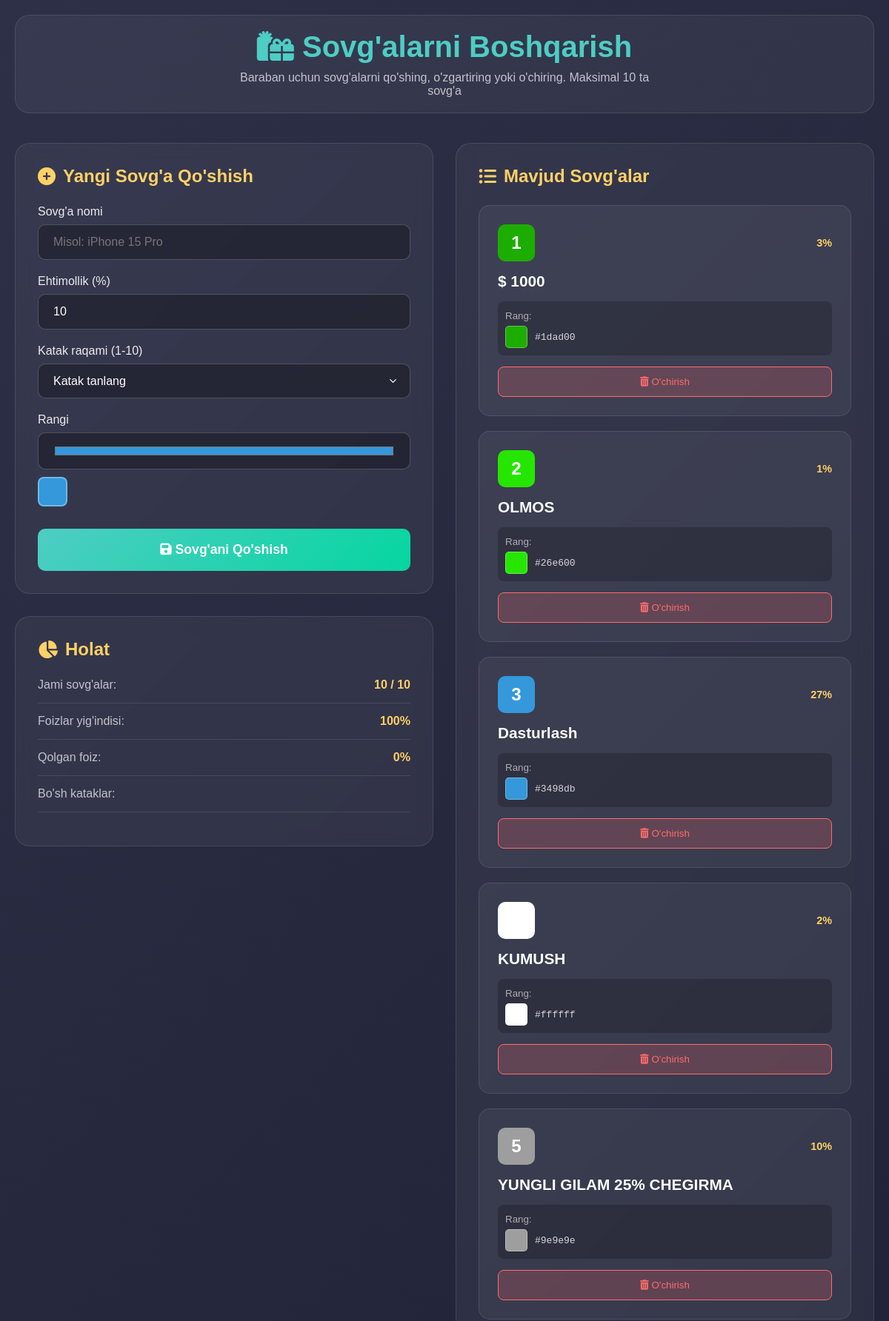
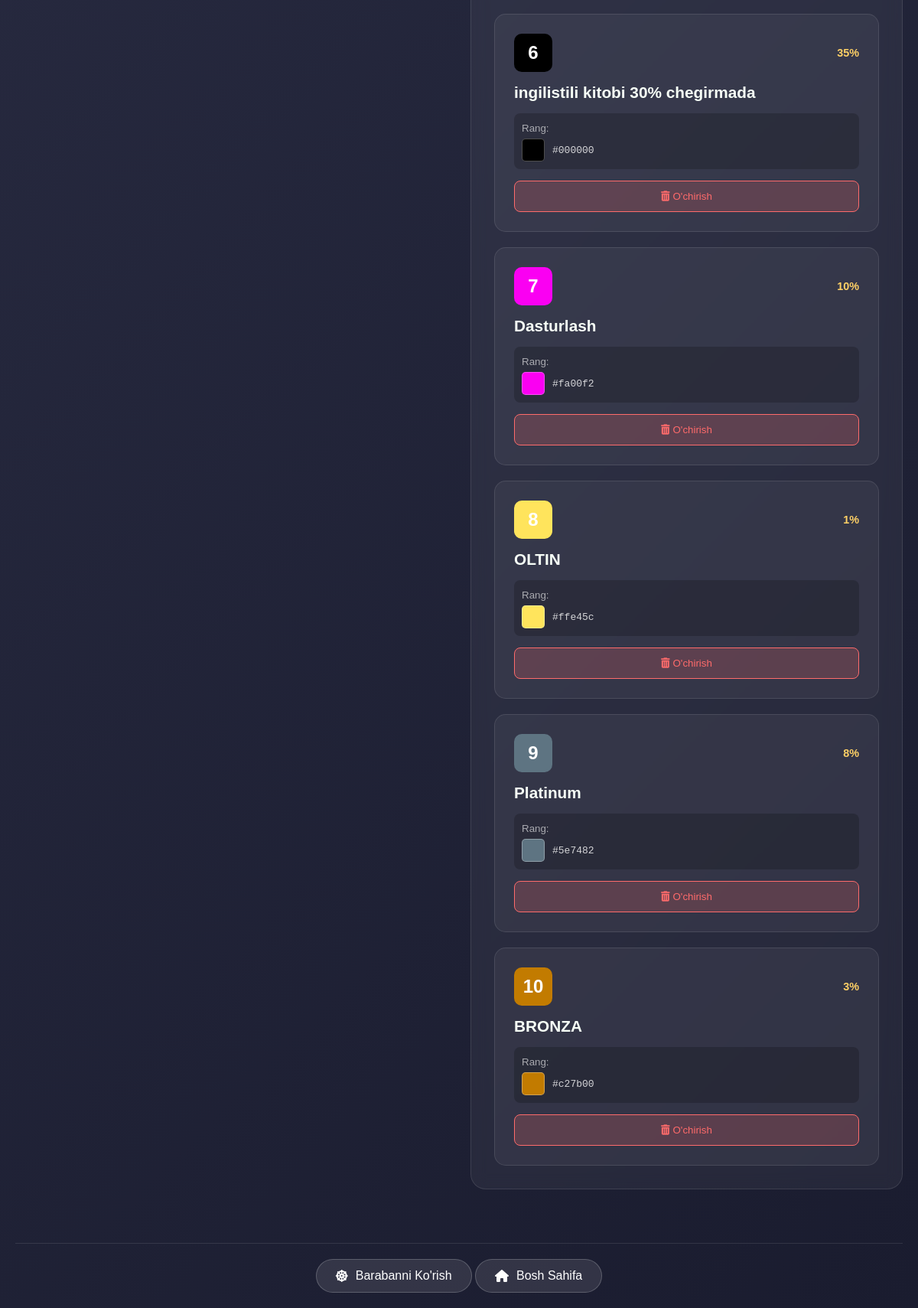
/sovga-boshqarish/ (signed in), run on the app's committed database (2 pictures, top to bottom).
### app/models.py (models this page shows, shortened)
class Sovga(models.Model):
    nomi = models.CharField(max_length=255, verbose_name="Sovg'a nomi")
    tasvir = models.TextField(blank=True, verbose_name="Sovg'a tasviri")
    foiz = models.IntegerField(
        default=10,
        validators=[MinValueValidator(1), MaxValueValidator(100)],
        verbose_name="Yutuq foizi (%)"
    )
    katak_raqami = models.IntegerField(
        default=1,
        validators=[MinValueValidator(1), MaxValueValidator(10)],
        verbose_name="Katak raqami"
    )
    rangi = models.CharField(max_length=7, default="#3498db", verbose_name="Katak rangi")
    is_active = models.BooleanField(default=True, verbose_name="Faol")
    yaratilgan_vaqt = models.DateTimeField(auto_now_add=True)
    class Meta:
        verbose_name = "Sovg'a"
        verbose_name_plural = "Sovg'alar"
        ordering = ['katak_raqami']

### app/views.py (the view, shortened to what this page needs)
# urls.py: path('sovga-boshqarish/', sovga_management, name='sovga_management'),
@staff_member_required
def sovga_management(request):
    try:
        sovgalar = Sovga.objects.filter(is_active=True).order_by('katak_raqami')
        total_foiz = sum(s.foiz for s in sovgalar)
        occupied_kids = [s.katak_raqami for s in sovgalar]
        available_kids = [i for i in range(1, 11) if i not in occupied_kids]
        context = {
            'sovgalar': sovgalar,
            'total_percentage': total_foiz,
            'remaining_percentage': 100 - total_foiz,
            'available_kids': available_kids,
            'occupied_kids': occupied_kids
        }
        return render(request, 'app/sovga.html', context)
    except Exception as e:
        messages.error(request, f"Xatolik: {str(e)}")
        return redirect('index')

### app/templates/app/sovga.html (shortened to what this page needs)
{% load static %}
<!DOCTYPE html>
<html lang="uz">
<head>
    <link rel="stylesheet" href="https://cdnjs.cloudflare.com/ajax/libs/font-awesome/6.4.0/css/all.min.css">
</head>
<body>
    <div class="container">
        <div class="header">
            <h1><i class="fas fa-gifts"></i> Sovg'alarni Boshqarish</h1>
            <p>Baraban uchun sovg'alarni qo'shing, o'zgartiring yoki o'chiring. Maksimal 10 ta sovg'a</p>
        </div>
        <div class="content-wrapper">
            <div class="form-section">
                <div class="form-card">
                    <h2 class="form-title"><i class="fas fa-plus-circle"></i> Yangi Sovg'a Qo'shish</h2>
                    <form method="POST" action="{% url 'sovga_management' %}">
                        <div class="form-group">
                            <label class="form-label" for="nomi">Sovg'a nomi</label>
                            <input type="text" id="nomi" name="nomi" class="form-control" placeholder="Misol: iPhone 15 Pro" required>
                        </div>
                        <div class="form-group">
                            <label class="form-label" for="foiz">Ehtimollik (%)</label>
                            <input type="number" id="foiz" name="foiz" class="form-control" min="1" max="100" value="10" required>
                        </div>
                        <div class="form-group">
                            <label class="form-label" for="katak_raqami">Katak raqami (1-10)</label>
                            <select id="katak_raqami" name="katak_raqami" class="form-control form-select" required>
                                <option value="">Katak tanlang</option>
                            </select>
                        </div>
                        <div class="form-group">
                            <label class="form-label" for="rangi">Rangi</label>
                            <input type="color" id="rangi" name="rangi" class="form-control" value="#3498db" style="height: 50px;">
                            <div class="color-preview" id="colorPreview" style="background: #3498db;"></div>
                        </div>
                        <button type="submit" name="add_sovga" class="submit-btn">
                            <i class="fas fa-save"></i> Sovg'ani Qo'shish
                        </button>
                    </form>
                </div>
                <div class="status-card">
                    <h2 class="form-title"><i class="fas fa-chart-pie"></i> Holat</h2>
                    <div class="status-item">
                        <span class="status-label">Jami sovg'alar:</span>
                        <span class="status-value">{{ sovgalar.count }} / 10</span>
                    </div>
                    <div class="status-item">
                        <span class="status-label">Foizlar yig'indisi:</span>
                        <span class="status-value">{{ total_percentage }}%</span>
                    </div>
                    <div class="status-item">
                        <span class="status-label">Qolgan foiz:</span>
                        <span class="status-value">{{ remaining_percentage }}%</span>
                    </div>
                    <div class="status-item">
                        <span class="status-label">Bo'sh kataklar:</span>
                    </div>
                </div>
            </div>
            <div class="list-section">
                <div class="form-card">
                    <h2 class="form-title"><i class="fas fa-list-ul"></i> Mavjud Sovg'alar</h2>
                    {% if sovgalar %}
                        <div class="sovga-list">
                            {% for sovga in sovgalar %}
                                <div class="sovga-card">
                                    <div class="sovga-header">
                                        <div class="sovga-katak" style="background: {{ sovga.rangi }};">
                                            {{ sovga.katak_raqami }}
                                        </div>
                                        <span class="sovga-foiz">{{ sovga.foiz }}%</span>
                                    </div>
                                    <h3 class="sovga-name">{{ sovga.nomi }}</h3>
                                    <div style="margin: 15px 0; padding: 10px; background: rgba(0,0,0,0.2); border-radius: 8px;">
                                        <small style="color: rgba(255,255,255,0.6);">Rang:</small>
                                        <div style="display: flex; align-items: center; gap: 10px; margin-top: 5px;">
                                            <div style="width: 30px; height: 30px; border-radius: 5px; background: {{ sovga.rangi }}; border: 1px solid rgba(255,255,255,0.3);"></div>
                                            <code style="color: rgba(255,255,255,0.8);">{{ sovga.rangi }}</code>
                                        </div>
                                    </div>
                                    <form method="POST" action="{% url 'sovga_management' %}" class="delete-form" onsubmit="return confirm('{{ sovga.nomi }} sovg\'asini o\'chirishni istaysizmi?')">
                                        <button type="submit" class="delete-btn">
                                            <i class="fas fa-trash-alt"></i> O'chirish
                                        </button>
                                    </form>
                                </div>
                            {% endfor %}
                        </div>
                    {% else %}
                        <div class="empty-state">
                            <i class="fas fa-box-open"></i>
                            <h3>Hozircha sovg'alar mavjud emas</h3>
                            <p>Yangi sovg'a qo'shish uchun chapdagi formani to'ldiring</p>
                        </div>
                    {% endif %}
                </div>
            </div>
        </div>
        <div class="footer">
            <a href="{% url 'baraban' %}" class="btn">
                <i class="fas fa-dharmachakra"></i> Barabanni Ko'rish
            </a>
            <a href="{% url 'index' %}" class="btn">
                <i class="fas fa-home"></i> Bosh Sahifa
            </a>
        </div>
    </div>
</body>
</html>

### app/templates/app/sovga.html (style rules this page uses)
:root { --primary: #4ECDC4; --secondary: #FF6B6B; --accent: #FFD166; --dark: #2D3047; --light: #F7FFF7; --success: #06D6A0; }
* { margin: 0; padding: 0; box-sizing: border-box; }
body { font-family: 'Poppins', sans-serif; background: linear-gradient(135deg, var(--dark) 0%, #1a1c2f 100%); min-height: 100vh; color: var(--light); padding: 20px; }
.container { max-width: 1200px; margin: 0 auto; }
.header { text-align: center; margin-bottom: 40px; padding: 20px; background: rgba(255, 255, 255, 0.05); border-radius: 20px; border: 1px solid rgba(255, 255, 255, 0.1); }
.header h1 { font-size: 2.5rem; margin-bottom: 10px; color: var(--primary); }
.header p { color: rgba(255, 255, 255, 0.7); max-width: 600px; margin: 0 auto; }
.content-wrapper { display: flex; flex-wrap: wrap; gap: 30px; }
.form-section { flex: 1; min-width: 400px; }
.form-card { background: rgba(255, 255, 255, 0.05); backdrop-filter: blur(10px); border-radius: 20px; padding: 30px; margin-bottom: 30px; border: 1px solid rgba(255, 255, 255, 0.1); }
.form-title { font-size: 1.5rem; color: var(--accent); margin-bottom: 25px; display: flex; align-items: center; gap: 10px; }
.form-group { margin-bottom: 20px; }
.form-label { display: block; margin-bottom: 8px; color: rgba(255, 255, 255, 0.9); font-weight: 500; }
.form-control { width: 100%; padding: 14px 20px; background: rgba(0, 0, 0, 0.3); border: 1px solid rgba(255, 255, 255, 0.2); border-radius: 10px; color: white; font-size: 1rem; transition: all 0.3s ease; }
.form-select { appearance: none; background-repeat: no-repeat; background-position: right 15px center; background-size: 15px; }
.color-preview { width: 40px; height: 40px; border-radius: 8px; margin-top: 10px; border: 2px solid rgba(255, 255, 255, 0.3); }
.submit-btn { width: 100%; padding: 18px; background: linear-gradient(135deg, var(--primary), var(--success)); color: white; border: none; border-radius: 10px; font-size: 1.1rem; font-weight: bold; cursor: pointer; transition: all 0.3s ease; margin-top: 10px; }
.status-card { background: rgba(255, 255, 255, 0.05); backdrop-filter: blur(10px); border-radius: 20px; padding: 30px; border: 1px solid rgba(255, 255, 255, 0.1); }
.status-item { display: flex; justify-content: space-between; margin-bottom: 15px; padding-bottom: 15px; border-bottom: 1px solid rgba(255, 255, 255, 0.1); }
.status-label { color: rgba(255, 255, 255, 0.7); }
.status-value { font-weight: bold; color: var(--accent); }
.list-section { flex: 1; min-width: 400px; }
.sovga-list { display: grid; grid-template-columns: repeat(auto-fill, minmax(300px, 1fr)); gap: 20px; }
.sovga-card { background: rgba(255, 255, 255, 0.05); border-radius: 15px; padding: 25px; border: 1px solid rgba(255, 255, 255, 0.1); transition: all 0.3s ease; }
.sovga-header { display: flex; justify-content: space-between; align-items: center; margin-bottom: 15px; }
.sovga-katak { width: 50px; height: 50px; border-radius: 10px; display: flex; align-items: center; justify-content: center; font-size: 1.5rem; font-weight: bold; color: white; }
.sovga-name { font-size: 1.3rem; font-weight: bold; margin-bottom: 5px; color: var(--light); }
.sovga-foiz { color: var(--accent); font-weight: bold; font-size: 0.9rem; }
.delete-form { margin-top: 15px; }
.delete-btn { width: 100%; padding: 12px; background: rgba(255, 107, 107, 0.2); color: var(--secondary); border: 1px solid var(--secondary); border-radius: 8px; cursor: pointer; transition: all 0.3s ease; }
.footer { text-align: center; margin-top: 40px; padding-top: 20px; border-top: 1px solid rgba(255, 255, 255, 0.1); }
.btn { display: inline-flex; align-items: center; gap: 10px; padding: 12px 25px; background: rgba(255, 255, 255, 0.1); color: white; text-decoration: none; border-radius: 50px; transition: all 0.3s ease; border: 1px solid rgba(255, 255, 255, 0.2); }

### data on the page
Sovga: katak_raqami "1", foiz "3", nomi "$ 1000", rangi "#1dad00"
Sovga: katak_raqami "2", foiz "1", nomi "OLMOS", rangi "#26e600"
Sovga: katak_raqami "3", foiz "27", nomi "Dasturlash", rangi "#3498db"
Sovga: foiz "2", nomi "KUMUSH", rangi "#ffffff"
Sovga: katak_raqami "5", foiz "10", nomi "YUNGLI GILAM 25% CHEGIRMA", rangi "#9e9e9e"
Sovga: katak_raqami "6", foiz "35", nomi "ingilistili kitobi 30% chegirmada", rangi "#000000"
Sovga: katak_raqami "7", foiz "10", nomi "Dasturlash", rangi "#fa00f2"
Sovga: katak_raqami "8", foiz "1", nomi "OLTIN", rangi "#ffe45c"
Sovga: katak_raqami "9", foiz "8", nomi "Platinum", rangi "#5e7482"
Sovga: katak_raqami "10", foiz "3", nomi "BRONZA", rangi "#c27b00"

### other printed values
{{ sovgalar.count }} "10"
{{ total_percentage }} "100"
{{ remaining_percentage }} "0"
